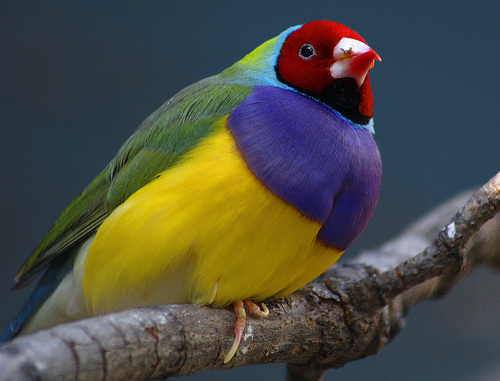
#> input picture bird_small.jpg, 500 x 381 px, found by its file name
$ python MP5_GrayScale.py
#> lines starting #> are read from the running program, lines starting #| are printed output that depends on the picture
import cv2
import numpy as np
from PIL import Image
import matplotlib.pyplot as plt

def RGBtoLuminanceGrayScale(imgPIL):
    imgPIL = Image.open(filehinh)

    luminance = Image.new(imgPIL.mode, imgPIL.size)

    for y in range(imgPIL.size[1]):
        for x in range(imgPIL.size[0]):
            r, g, b = imgPIL.getpixel((x, y))

            gray = np.uint8(0.2126 * r + 0.7152 * g + 0.0722 * b)

            luminance.putpixel((x, y), (gray, gray, gray))
    return luminance

def TinhHistogram(HinhXamPIL):
    his = np.zeros(256)
    w = HinhXamPIL.size[0]
    h = HinhXamPIL.size[1]
    for y in range (h):
        for x in range(w):
            gR, gG, gB = HinhXamPIL.getpixel((x ,y))

            his[gR]+=1
    return his

def VeBieuDoHistogram(his):
    plt.figure('Bieu do Histogram anh xam', figsize = (5, 4), dpi = 100)
    trucX = np.zeros(256)
    trucX = np.linspace(0, 256, 256)
    plt.plot(trucX, his, color = 'orange')
    plt.title('Bieu do Histogram')
    plt.xlabel('Gia tri muc xam')
    plt.ylabel('So diem cung gia tri muc xam')
    plt.show()


filehinh = r'bird_small.jpg'
img = cv2.imread(filehinh, cv2.IMREAD_COLOR)
#> img is the input picture: shape (381, 500, 3); mean B, G, R 67, 76.7, 76

imgPIL = Image.open(filehinh)

HinhxamPIL = RGBtoLuminanceGrayScale(imgPIL)
#> in RGBtoLuminanceGrayScale, `luminance = Image.new(imgPIL.mode, imgPIL.size)`: luminance: PIL image 500x381 RGB; every value is 0
#> after the loop in RGBtoLuminanceGrayScale, `for y in range(imgPIL.size[1]):`:
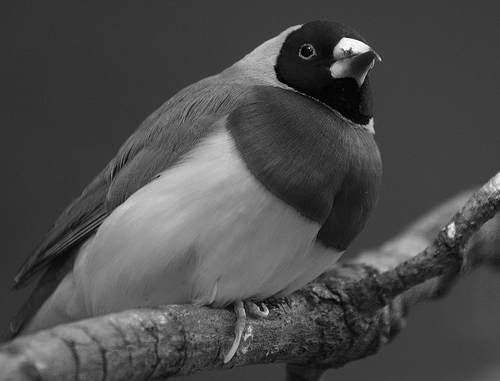
#> luminance: PIL image 500x381 RGB; min 0, max 254, mean 75.3

his = TinhHistogram(HinhxamPIL)
#> after the loop in TinhHistogram, `for y in range (h):`: his = 256 values, max 7774 at index 63, min 0 at index 255, mean 744.1

hinhxamCV = np.array(HinhxamPIL)
cv2.imshow('Anh goc RGB', img)
cv2.imshow('Anh muc xam', hinhxamCV)

VeBieuDoHistogram(his)
#> in VeBieuDoHistogram, `plt.show()`:
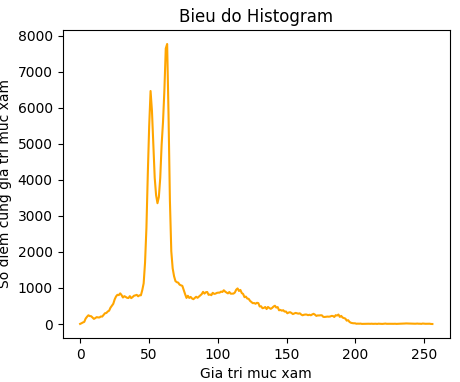
#> figure drawn by matplotlib, 1 panel; curve peaks at x = 63.25, y = 7774

cv2.waitKey(0)
cv2.destroyAllWindows

$ run again, with image.jpg copied over bird_small.jpg
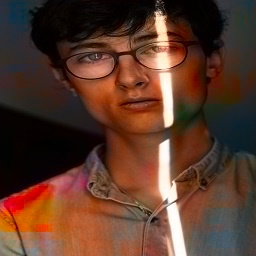
#> input picture image.jpg, 256 x 256 px, found by its file name
#> img is the input picture: shape (256, 256, 3); mean B, G, R 42.7, 57.4, 90.8
#> after the loop in RGBtoLuminanceGrayScale, `for y in range(imgPIL.size[1]):`:
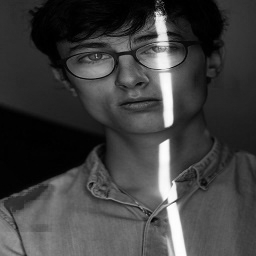
#> luminance: PIL image 256x256 RGB; min 0, max 254, mean 62.9
#> after the loop in TinhHistogram, `for y in range (h):`: his = 256 values, max 3940 at index 2, min 0 at index 255, mean 256
#> in VeBieuDoHistogram, `plt.show()`:
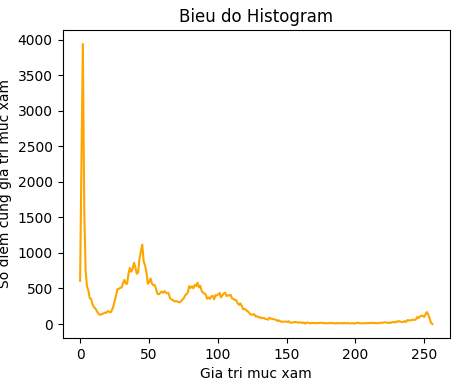
#> figure drawn by matplotlib, 1 panel; curve peaks at x = 2.01, y = 3940

$ run again, with nai.jpg copied over bird_small.jpg
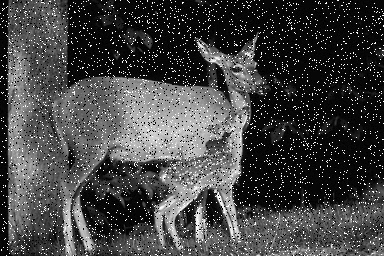
#> input picture nai.jpg, 384 x 256 px, found by its file name
#> img is the input picture: shape (256, 384, 3); min 0, max 255, mean 67.6
#> after the loop in TinhHistogram, `for y in range (h):`: his = 256 values, max 11069 at index 6, min 0 at index 5, mean 384
#> in VeBieuDoHistogram, `plt.show()`:
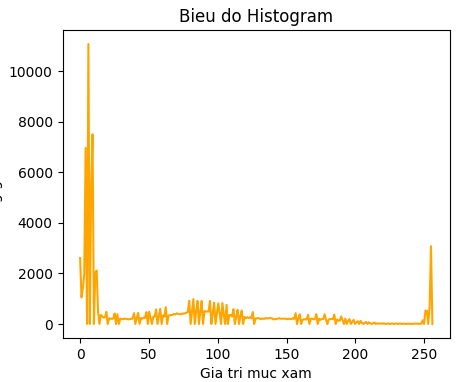
#> figure drawn by matplotlib, 1 panel; curve peaks at x = 6.02, y = 11069
